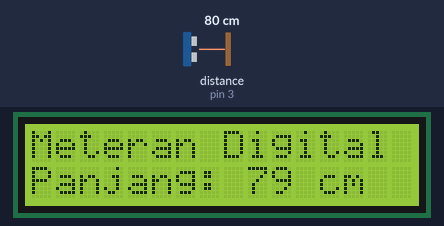
Simulated run of this sketch. Board: Arduino Uno, built with avr-gcc and run on an emulated ATmega328P. Shown: 16×2 character LCD. Wiring (inferred from the names in the program): ultrasonic range finder: trigger pin 2; echo pin 3. The test bench sets the inputs (shaded band); at power-on: distance to the obstacle (sensor on pin 3) 80 cm. The echo pulse lasts 58.3 µs per cm.

Above: at 2.2 s.
2.3 s: distance to the obstacle (sensor on pin 3) set to 2 cm
At 3.9 s:
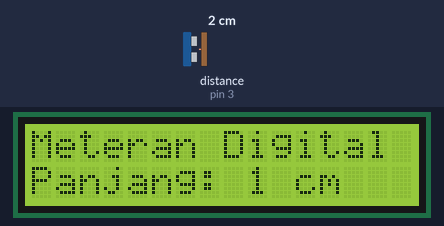
5.6 s: distance to the obstacle (sensor on pin 3) set to 4 cm
At 7.3 s:
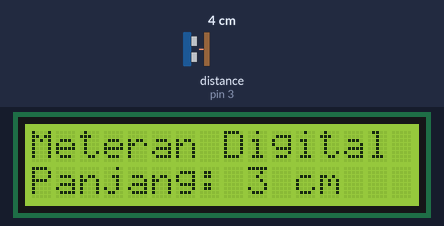
7.7 s: distance to the obstacle (sensor on pin 3) set to 9 cm
At 8.9 s:
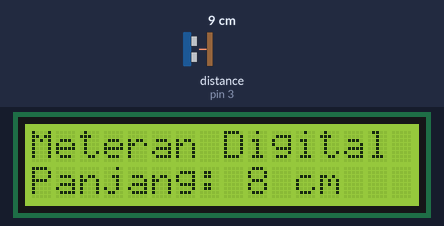
Timing chart, 0 to 10.7 s (numbered marks = the images above; inputs shaded):
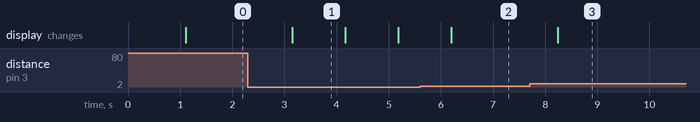

Measured:
- after the input at 2.3 s, the display: changes after 0.85 s (image 1)
- after the input at 5.6 s, the display: changes after 0.60 s (image 2)
- after the input at 7.7 s, the display: changes after 0.54 s (image 3)
- what the display in image 1 shows lasts 1.1 s, from 3.1 s to 4.2 s

The sketch:

meteran_digital.ino
```cpp
#include <Wire.h>
#include <LiquidCrystal_I2C.h>

const int trigPin = 2; // Pin Trig sensor ultrasonik
const int echoPin = 3; // Pin Echo sensor ultrasonik

LiquidCrystal_I2C lcd(34, 16, 2); // Inisialisasi LCD I2C dengan alamat 0x27

void setup() {
  lcd.init(); // Inisialisasi LCD
  lcd.backlight(); // Nyalakan pencahayaan latar belakang

  pinMode(trigPin, OUTPUT);
  pinMode(echoPin, INPUT);

  lcd.clear();
  lcd.setCursor(0, 0);
  lcd.print("Meteran Digital");
  delay(1000);
}

void loop() {
  digitalWrite(trigPin, LOW);
  delayMicroseconds(2);

  digitalWrite(trigPin, HIGH);
  delayMicroseconds(10);
  digitalWrite(trigPin, LOW);

  long duration = pulseIn(echoPin, HIGH);
  int cm = (duration / 2) / 29.1;

  lcd.setCursor(0, 1);
  lcd.print("Panjang: ");
  lcd.print(cm);
  lcd.print(" cm     ");

  delay(1000); // Perbarui layar LCD setiap detik
}
```
